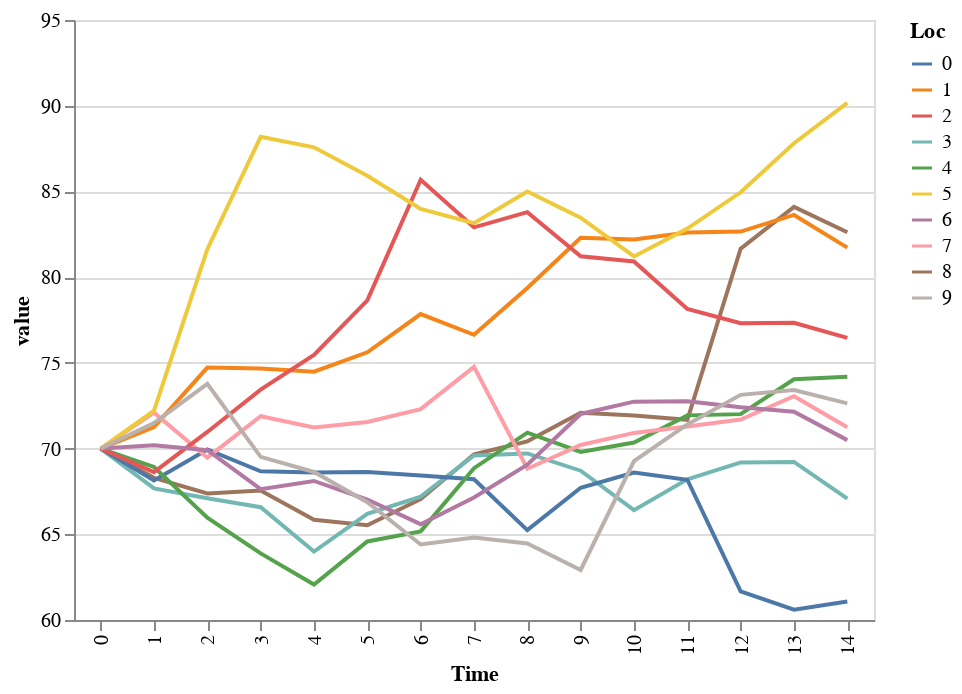

The notebook cell saved with this chart:
### Code cell
(alt.Chart(meltedJustTemp)
 .mark_line()
 .encode(x='Time:O',
         y=alt.Y('value:Q', scale=alt.Scale(zero=False)),
         color='Loc:N'))

### Figure 1 — Vega-Lite specification as saved in the notebook (floating-point values rounded to 4 significant figures; data arrays with more than 128 entries replaced by an {"elided": "..."} marker saying what was removed)
{"$schema": "https://vega.github.io/schema/vega-lite/v2.4.3.json", "config": {"view": {"height": 300, "width": 400}}, "data": {"values": {"elided": "150 records"}}, "encoding": {"color": {"field": "Loc", "type": "nominal"}, "x": {"field": "Time", "type": "ordinal"}, "y": {"field": "value", "scale": {"zero": false}, "type": "quantitative"}}, "mark": "line"}
